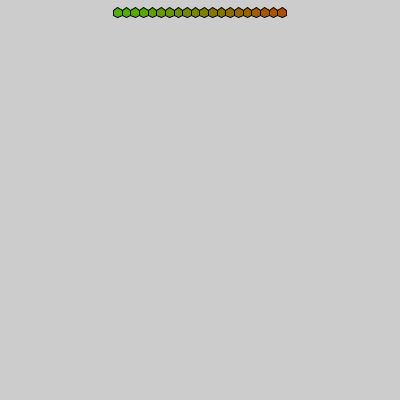
Frame 1 (no input)
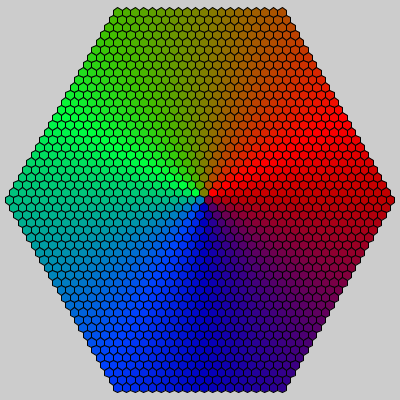
Frame 60 (the mouse pressed at the canvas centre just before this capture)
Frame 120 (the mouse held since frame 60 and released just before this capture): identical to frame 60, image omitted

The Processing sketch that drew these frames (run headless with seeded random() and noise(); from frame 60 on, the mouse is pressed at the canvas centre):

// Processing sketch: HexagonProjectShape
// ── HexagonProjectShape.pde
Hexagon Grid;

void setup() {
  Grid = new Hexagon(51, 20, 5, width/2, width/2);
  size(400, 400);
}

void draw() {
  Grid.update();
}

// ── Hexagon.pde
class Hexagon {
  float numberH, numberW, size, startX, startY, currentX, currentY, lastX, lastY, beginX, beginY, rest, buildFromTop, buildFromBot, centerX, centerY;
  float red, blue, green, angle, angleRed, angleBlue, angleGreen;
  int counter;


  Hexagon(float x, float y, float z, float startx, float starty) {
    numberH = x;
    numberW = y;
    centerX = startx;
    centerY = starty;
    size = z;
    rest = numberH%2;
    buildFromTop = (numberH+rest)/2;
    buildFromBot = (numberH-rest)/2;
    startX = startx-(sin(PI/3)*2*size*(y/2));
    startY = starty-((x/2)*size)-buildFromBot*(size*sin(PI/6));
  }


  void update() {
    control();
  }


  void shape() {

    beginShape();
    currentY = beginY+size;
    currentX = beginX;
    colorHex();
    fill(red, green, blue);
    stroke(0);
    vertex(beginX, beginY);
    vertex(currentX, currentY);
    lastX = currentX;
    lastY = currentY;
    currentX = currentX + size*cos(PI/6);
    currentY = currentY + size*sin(PI/6);
    vertex(currentX, currentY);
    lastX = currentX;
    lastY = currentY;
    currentX = currentX + size*cos(PI/6);
    currentY = currentY - size*sin(PI/6);
    vertex(currentX, currentY);
    lastX = currentX;
    lastY = currentY;
    currentY=currentY-size;
    vertex(currentX, currentY);
    lastX = currentX;
    lastY = currentY;
    currentX = currentX - size*cos(PI/6);
    currentY = currentY - size*sin(PI/6);
    vertex(currentX, currentY);
    lastX = currentX;
    lastY = currentY;
    currentX = currentX - size*cos(PI/6);
    currentY = currentY + size*sin(PI/6);
    vertex(currentX, currentY);
    endShape(CLOSE);
    beginX=beginX+(sin(PI/3)*2*size);
  }


  void control() {
    if (numberH>counter) {
      beginX = startX;
      beginY = startY;
      for (int i =0; i<numberW; i++) {
        shape();
      }
      counter++;
      if (buildFromTop>counter) {
        startX = startX-size*cos(PI/6);
        startY = startY+size+size*sin(PI/6);
        numberW++;
      } else if (numberH>counter) {
        startX = startX+size*cos(PI/6);
        startY = startY+size+size*sin(PI/6);
        numberW--;
      }
    }
  }
  void colorHex() {
    if (centerX<currentX && centerY>currentY) {//Q1
      angle = (atan(((centerY-currentY)/(currentX-centerX)))*(180/PI));
    } else if (centerX>currentX && centerY>currentY) {//Q2
      angle = 90-(atan(((centerY-currentY)/(centerX-currentX)))*(180/PI))+90;
    } else if (centerX>currentX && centerY<currentY) {//Q3
      angle = 90-(atan(((centerX-currentX)/(currentY-centerY)))*(180/PI))+180;
    } else if (centerX<currentX && centerY<currentY) {//Q4
      angle = (atan(((currentX-centerX)/(currentY-centerY)))*(180/PI))+270;
    }
    //red
    if (angle<=150 && angle >=30) {
      red = map(angle, 30, 150, 255, 0);
    } else if (angle <= 30) {
      red = map(angle, 0, 30, 191.25, 255 );
    } else if (angle >=270 ) {
      red = map(angle, 270, 360, 0, 191.25);
    } else {
      red=0;
    }
    //green
    if (angle>=30 && angle <= 150) {
      green = map(angle, 30, 150, 0, 255);
    } else if (angle>=150 && angle <= 270) {
      green = map(angle, 150, 180, 255, 191.25);
    } else {
      green =0;
    }
    //blue
    if (angle>=120 && angle <= 240) {
      blue = map(angle, 120, 240, 0, 255);
    } else if (angle>=240 && angle <= 360) {
      blue = map(angle, 240, 360, 255, 0);
    } else {
      blue =0;
    }
  }
}
